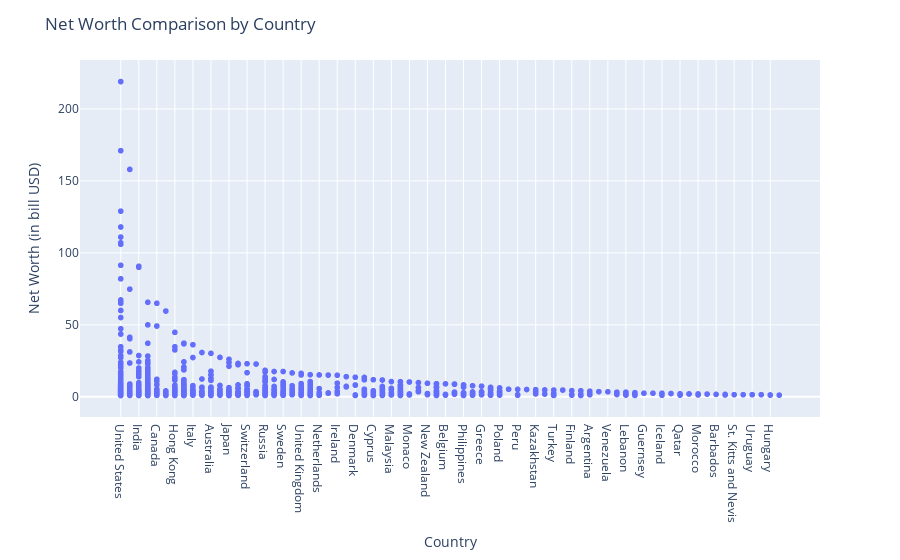

This figure's notebook cell:
### Code cell
net_worths = df['Net Worth'].str.strip('$').str.strip('B').astype(float)

# Creating scatter chart, to visualise net worth by country.
# This helps to see if there are any connection and relationship between country where the person is from and his net worth. 


fig = px.scatter(x=df['Country'], y=net_worths)

fig.update_layout(
    title='Net Worth Comparison by Country',
    xaxis_title='Country',
    yaxis_title='Net Worth (in bill USD)')

fig.show()

### Figure 1 — Plotly figure (JSON) as saved in the notebook; plotly's stock layout.template omitted (floating-point values rounded to 4 significant figures; data arrays with more than 128 entries replaced by an {"elided": "..."} marker saying what was removed)
{"data": [{"hovertemplate": "x=%{x}<br>y=%{y}<extra></extra>", "legendgroup": "", "marker": {"color": "#636efa", "symbol": "circle"}, "mode": "markers", "name": "", "showlegend": false, "type": "scattergl", "x": {"elided": "2509 str values"}, "xaxis": "x", "y": {"elided": "2509 float values"}, "yaxis": "y"}], "layout": {"legend": {"tracegroupgap": 0}, "margin": {"t": 60}, "title": {"text": "Net Worth Comparison by Country"}, "xaxis": {"anchor": "y", "domain": [0, 1], "title": {"text": "Country"}}, "yaxis": {"anchor": "x", "domain": [0, 1], "title": {"text": "Net Worth (in bill USD)"}}}}
